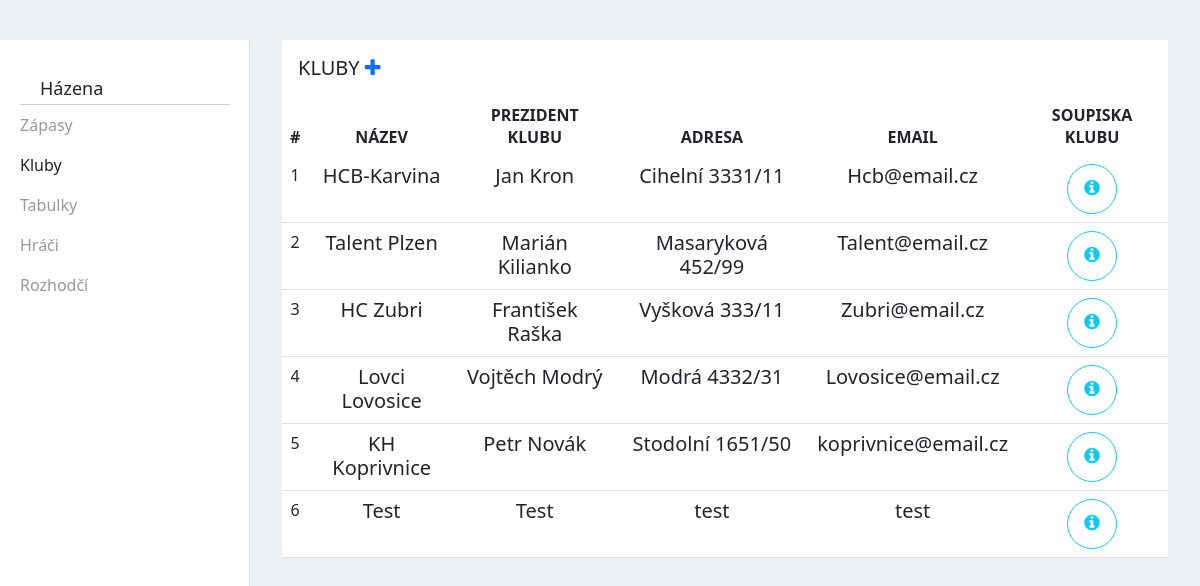
The app's page /kluby/, older data.
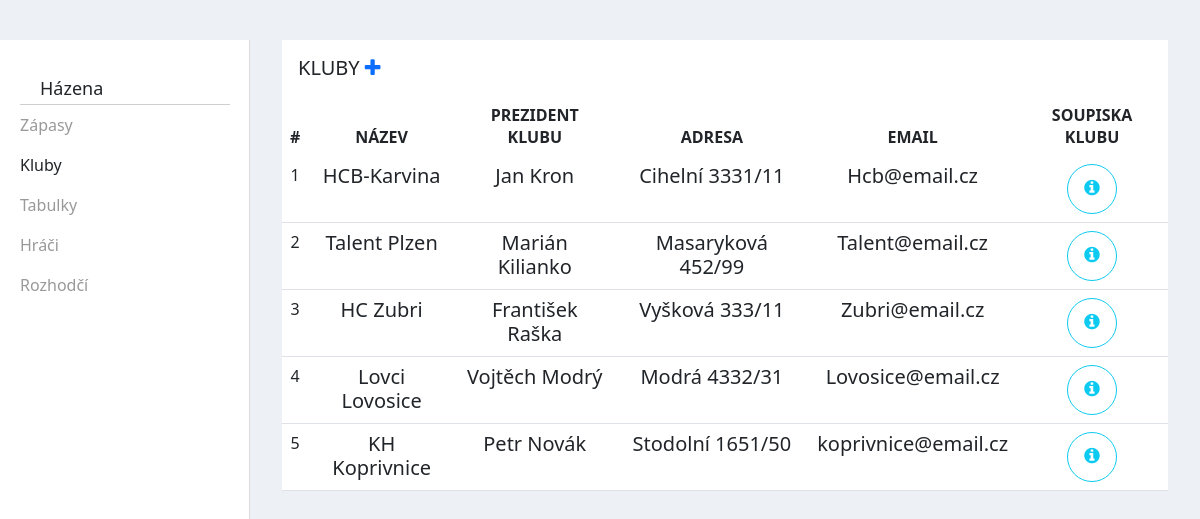
The same page, newer data.
### HazenaIS/models.py (models this page shows, shortened)
class Klub(models.Model):
    nazev_klubu = models.CharField(max_length=50)
    prezident_klubu = models.CharField(max_length=50)
    email = models.CharField(max_length=50)
    adresa = models.CharField(max_length=50)

### HazenaIS/views.py (the view)
# urls.py: path('kluby/',HazenaIS.views.kluby, name='kluby'),
def kluby(request):
    k = Klub.objects.filter()
    return render(request, 'kluby.html', {'kluby':k})

### templates/kluby.html (shortened to what this page needs)
{% load static %}
<html lang="en">
    <head>
        <link href="https://cdn.jsdelivr.net/npm/bootstrap@5.0.0-beta3/dist/css/bootstrap.min.css" rel="stylesheet">
        <link href="https://maxcdn.bootstrapcdn.com/font-awesome/4.7.0/css/font-awesome.min.css" rel="stylesheet" />
        <link rel="stylesheet" type="text/css" href="{% static 'css/kluby.css' %}"/>
        <link rel="stylesheet" type="text/css" href="{% static 'css/menu.css' %}"/>
    </head>
<body>
<link href="https://maxcdn.bootstrapcdn.com/font-awesome/4.3.0/css/font-awesome.min.css" rel="stylesheet">
<div id="wrapper" class="wrapper-content">
    <div id="sidebar-wrapper">
        <ul class="sidebar-nav">
            <li class="sidebar-brand">
                    Házena
            </li>
            <li>
                <a href="{% url 'zapasy' %}">Zápasy</a>
            </li>
            <li>
                Kluby
            </li>
            <li>
                <a href="{% url 'tabulka' %}">Tabulky</a>
            </li>
            <li>
                <a href="{% url 'hraci' %}">Hráči</a>
            </li>
            <li>
                <a href="{% url 'rozhodci' %}">Rozhodčí</a>
            </li>
        </ul>
    </div>
    <div id="page-content-wrapper">
        <div class="container-fluid">
            <div class="row">
                <div class="col-lg-12">
                    <div class="card">
                        <div class="card-body">
                            <h5 class="card-title text-uppercase mb-0">Kluby <a href="{% url 'klub_add' %}" button type="button"><i class="fa fa-plus"></i></a></h5>
                        </div>
                        <div class="table-responsive">
                            <table class="table no-wrap user-table mb-0">
                              <thead>
                                <tr style="text-align: center;">
                                  <th scope="col" class="border-0 text-uppercase font-medium pl-4">#</th>
                                  <th scope="col" class="border-0 text-uppercase font-medium">Název</th>
                                  <th scope="col" class="border-0 text-uppercase font-medium">Prezident klubu</th>
                                  <th scope="col" class="border-0 text-uppercase font-medium">Adresa</th>
                                  <th scope="col" class="border-0 text-uppercase font-medium">Email</th>
                                  <th scope="col" class="border-0 text-uppercase font-medium">Soupiska klubu</th>
                                </tr>
                              </thead>
                              <tbody style="text-align: center;">
                                {% for k in kluby %}
                                <tr>
                                  <td class="pl-4">{{k.id}}</td>
                                  <td>
                                      <h5 class="font-medium mb-0">{{ k.nazev_klubu }} </h5>
                                  </td>
                                  <td>
                                      <h5 class="font-medium mb-0">{{ k.prezident_klubu }} </h5>
                                  </td>
                                  <td>
                                      <h5 class="font-medium mb-0">{{ k.adresa }} </h5>
                                  </td>
                                  <td>
                                      <h5 class="font-medium mb-0">{{ k.email }} </h5>
                                  </td>
                                  <td>
                                    <a href="{% url 'soupiska' k.id %}" button type="button" class="btn btn-outline-info btn-circle btn-lg btn-circle"><i class="fa fa-info-circle"></i></a>
                                  </td>
                                </tr>
                                {% endfor %}
                              </tbody>
                            </table>
                        </div>
                    </div>
                </div>
            </div>
        </div>
    </div>
</div>
    </body>
</html>

Row changes from the older to the newer data that the page shows:
removed Klub: id "6", nazev_klubu "Test", prezident_klubu "Test", adresa "test", email "test"
